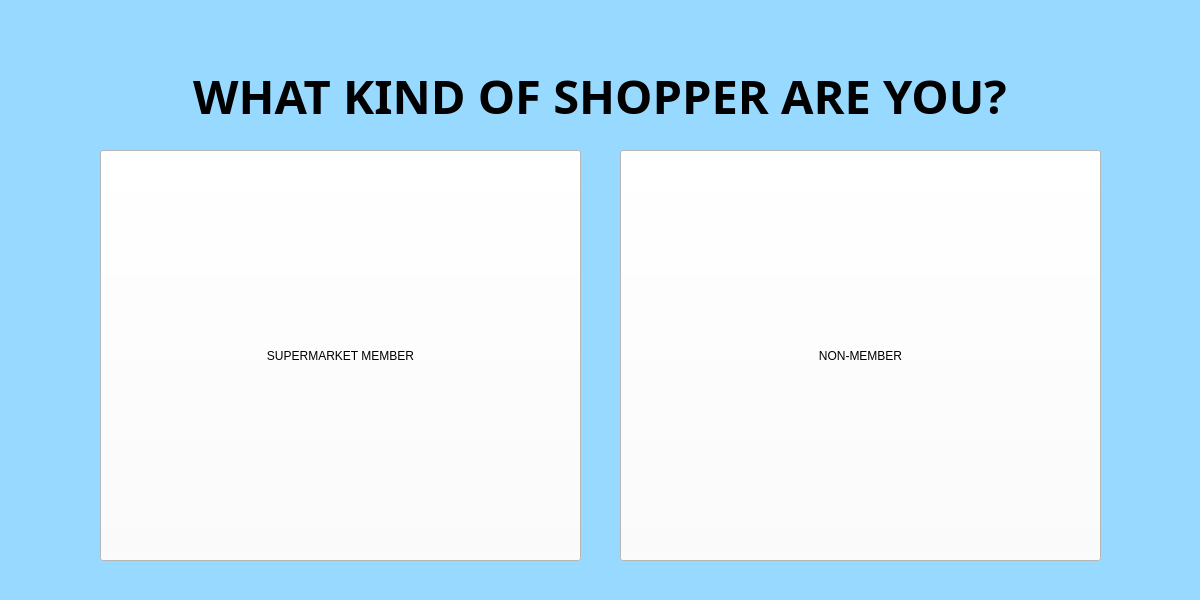
<?xml version="1.0" encoding="UTF-8"?>
<ui version="4.0">
 <class>MainWindow</class>
 <widget class="QMainWindow" name="MainWindow">
  <property name="geometry">
   <rect>
    <x>0</x>
    <y>0</y>
    <width>1200</width>
    <height>600</height>
   </rect>
  </property>
  <property name="windowTitle">
   <string>MainWindow</string>
  </property>
  <property name="styleSheet">
   <string notr="true">background-color: rgb(152, 218, 255);</string>
  </property>
  <widget class="QWidget" name="centralwidget">
   <widget class="QLabel" name="label_2">
    <property name="geometry">
     <rect>
      <x>100</x>
      <y>50</y>
      <width>1000</width>
      <height>90</height>
     </rect>
    </property>
    <property name="maximumSize">
     <size>
      <width>1000</width>
      <height>90</height>
     </size>
    </property>
    <property name="font">
     <font>
      <family>Poppins</family>
      <pointsize>35</pointsize>
      <weight>75</weight>
      <bold>true</bold>
     </font>
    </property>
    <property name="text">
     <string>WHAT KIND OF SHOPPER ARE YOU?</string>
    </property>
    <property name="alignment">
     <set>Qt::AlignCenter</set>
    </property>
   </widget>
   <widget class="QPushButton" name="pushButton">
    <property name="geometry">
     <rect>
      <x>100</x>
      <y>150</y>
      <width>481</width>
      <height>411</height>
     </rect>
    </property>
    <property name="styleSheet">
     <string notr="true">background-color: rgb(255, 255, 255);</string>
    </property>
    <property name="text">
     <string>SUPERMARKET MEMBER</string>
    </property>
   </widget>
   <widget class="QPushButton" name="pushButton_2">
    <property name="geometry">
     <rect>
      <x>620</x>
      <y>150</y>
      <width>481</width>
      <height>411</height>
     </rect>
    </property>
    <property name="styleSheet">
     <string notr="true">background-color: rgb(255, 255, 255);</string>
    </property>
    <property name="text">
     <string>NON-MEMBER</string>
    </property>
   </widget>
  </widget>
  <widget class="QStatusBar" name="statusbar"/>
 </widget>
 <resources/>
 <connections/>
</ui>
